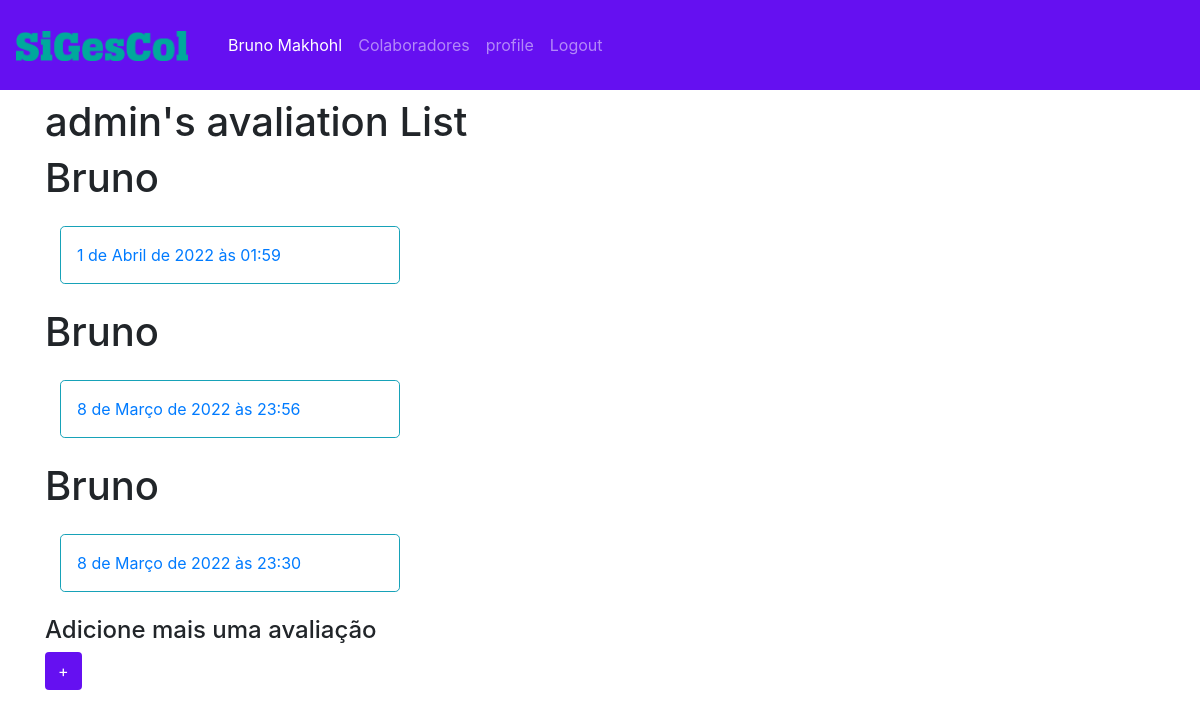
The app's page /avaliation/user_aval/admin/list/ (signed in) with its own data.
### aval/models.py (models this page shows, shortened)
class Avaliation(models.Model):
    notas = ((0, '0'), (1, '1'), (2, '2'), (3, '3'), (4, '4'), (5, '5'),
             (6, '6'), (7, '7'), (8, '8'), (9, '9'), (10, '10'))
    user = models.ForeignKey(User, on_delete=models.CASCADE)
    tee = models.IntegerField('trabalho em equipe', choices=notas, default='0', blank=False, null=False)
    pro = models.IntegerField('proatividade', choices=notas, default='0', blank=False, null=False)
    lid = models.IntegerField('liderança', choices=notas, default='0', blank=False, null=False)
    fle = models.IntegerField('flexibilidade', choices=notas, default='0', blank=False, null=False)
    ini = models.IntegerField('iniciativa', choices=notas, default='0', blank=False, null=False)
    pon = models.IntegerField('pontualidade', choices=notas, default='0', blank=False, null=False)
    com = models.IntegerField('comprometimento', choices=notas, default='0', blank=False, null=False)
    cup = models.IntegerField('cumprir prazos', choices=notas, default='0', blank=False, null=False)
    pst = models.IntegerField('proficiência em softwares e técnicas', choices=notas, default='0',
                              blank=False, null=False)
    err = models.IntegerField('erros', choices=notas, default='0', blank=False, null=False)
    org = models.IntegerField('organização', choices=notas, default='0', blank=False, null=False)
    cpi = models.IntegerField('cumprimento dos processos internos', choices=notas, default='0', blank=False, null=False)
    p_pos = models.TextField('percepções positivas', max_length=200, blank=True, null=False)
    p_neg = models.TextField('percepções negativas', max_length=200, blank=True, null=False)
    date_posted = models.DateTimeField(default=timezone.now, editable=False)
    class Meta:
        verbose_name_plural = 'Avaliações'
        verbose_name = 'Avaliação'

### aval/views.py (the view, shortened to what this page needs)
# urls.py: path('user_aval/<str:username>/list/', UserAvalListView.as_view(), name='user-aval-list'),
class UserAvalListView(LoginRequiredMixin, ListView):
    context = {
        'ua_list': Avaliation.objects.all(),
    }
    model = User
    template_name = 'user_aval_list.html'
    context_object_name = 'ua_list'
    ordering = ['-date_posted']
    def get_queryset(self):
        user = get_object_or_404(User, username=self.kwargs.get('username'))
        return Avaliation.objects.filter(user=user).order_by('-date_posted')

### aval/templates/user_aval_list.html
{% extends "base.html" %}
{% load crispy_forms_tags %}
{% block content %}
<div class="container">
        <h1 class="my-2">{{ user.username }}'s avaliation List</h1>
     {% for user in ua_list %}
       <h1>{{ user.user.first_name }}</h1>
        <div class="col-md-4 my-4">
            <article class="media rounded-lg border border-info content-section">
                <div class="article-metadata">
                    <a href="{% url 'user-aval-detail' user.pk %}">
                        <p class="pt-3 pl-3">{{ user.date_posted }}</p>
                    </a>
                </div>
            </article>
        </div>
    {% endfor %}
                    <div class="form-group">
                        <h4>Adicione mais uma avaliação</h4>
                    <a class="btn btn-indigo" href="{% url 'user-aval-create' user.username %}">+</a>
                </div>
</div>
{% endblock %}

### core/templates/base.html (shortened to what this page needs)
{% load static %}
<!doctype html>
<html lang="pt">
    <head>
        <link rel="stylesheet" href="https://cdn.jsdelivr.net/npm/bootstrap@4.6.1/dist/css/bootstrap.min.css">
        <link rel="stylesheet" type="text/css" href="{% static '/css/style.css' %}">
    </head>
    <body>
        <nav class="navbar navbar-expand-lg indigo navbar-dark py-4">
            <a class="navbar-brand" href="{% url 'home' %}">
                <img src="{% static 'img/logo.png' %}" height="30">
            </a>
            <div class="collapse navbar-collapse" id="navbarNav">
                <div class="navbar-nav ml-2">
                    {% if user.is_authenticated %}
                    <span class="nav-item nav-link text-white" >{{ user.first_name }} {{ user.last_name }}</span>
                        <a class="nav-item nav-link" href="{% url 'user-list' %}">Colaboradores</a>
                        <a class="nav-item nav-link" href="{% url 'profile' %}">profile</a>
                        <a class="nav-item nav-link" href="{% url 'logout' %}">Logout</a>
                    {% else %}
                        <a class="btn btn-indigo btn-lg mr-2" href="{% url 'register' %}">Register</a>
                        <a class="btn btn-indigo btn-lg ml-2" href="{% url 'login' %}">Login</a>
                    {% endif %}
                </div>
            </div>
        </nav>
{% block content %}
{% endblock %}
    </body>
</html>

### core/static/css/style.css (style rules this page uses)
.indigo { background: #6510F1; }
.btn-indigo { background: #6510F1; color: #fff; }

### records on screen
Avaliation: user.first_name "Bruno", date_posted "1 de Abril de 2022 às 01:59"
Avaliation: user.first_name "Bruno", date_posted "8 de Março de 2022 às 23:56"
Avaliation: user.first_name "Bruno", date_posted "8 de Março de 2022 às 23:30"

### other values on screen
{{ user.first_name }} "Bruno"
{{ user.last_name }} "Makhohl"
{{ user.username }} "admin"
